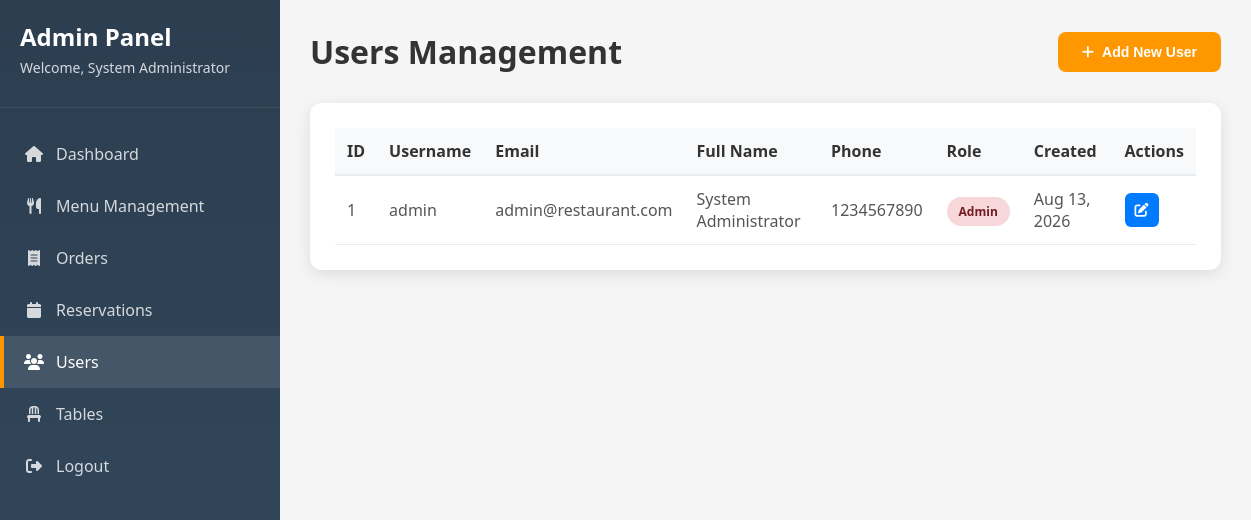
The page /admin/users.php (signed in) on the database its author committed.
### tables this page shows
CREATE TABLE IF NOT EXISTS users (
    id INT AUTO_INCREMENT PRIMARY KEY,
    username VARCHAR(50) UNIQUE NOT NULL,
    email VARCHAR(100) UNIQUE NOT NULL,
    password VARCHAR(255) NOT NULL,
    role ENUM('admin', 'customer', 'reception') NOT NULL,
    full_name VARCHAR(100),
    phone VARCHAR(20),
    created_at TIMESTAMP DEFAULT CURRENT_TIMESTAMP
);

### admin/users.php (the view, shortened to what this page needs)
<?php
require_once '../database.php';
$users = $conn->query("SELECT * FROM users ORDER BY created_at DESC");
?>
<!DOCTYPE html>
<html lang="en">
<head>
    <link rel="stylesheet" href="../index.css">
    <link rel="stylesheet" href="admin.css">
    <link rel="stylesheet" href="https://cdnjs.cloudflare.com/ajax/libs/font-awesome/6.7.2/css/all.min.css">
</head>
<body>
    <div class="admin-container">
        <div class="sidebar">
            <div class="sidebar-header">
                <h2>Admin Panel</h2>
                <p>Welcome, <?php echo $_SESSION['full_name']; ?></p>
            </div>
            <nav class="sidebar-nav">
                <a href="dashboard.php"><i class="fa-solid fa-home"></i> Dashboard</a>
                <a href="menu.php"><i class="fa-solid fa-utensils"></i> Menu Management</a>
                <a href="orders.php"><i class="fa-solid fa-receipt"></i> Orders</a>
                <a href="reservations.php"><i class="fa-solid fa-calendar"></i> Reservations</a>
                <a href="users.php" class="active"><i class="fa-solid fa-users"></i> Users</a>
                <a href="tables.php"><i class="fa-solid fa-chair"></i> Tables</a>
                <a href="../logout.php"><i class="fa-solid fa-sign-out-alt"></i> Logout</a>
            </nav>
        </div>
        <div class="main-content">
            <div class="header">
                <h1>Users Management</h1>
                <button class="btn-add" onclick="document.getElementById('addModal').style.display='block'">
                    <i class="fa-solid fa-plus"></i> Add New User
                </button>
            </div>
            <div class="users-table-container">
                <table class="users-table">
                    <thead>
                        <tr>
                            <th>ID</th>
                            <th>Username</th>
                            <th>Email</th>
                            <th>Full Name</th>
                            <th>Phone</th>
                            <th>Role</th>
                            <th>Created</th>
                            <th>Actions</th>
                        </tr>
                    </thead>
                    <tbody>
                        <?php while ($user = $users->fetch_assoc()): ?>
                        <tr>
                            <td><?php echo $user['id']; ?></td>
                            <td><?php echo $user['username']; ?></td>
                            <td><?php echo $user['email']; ?></td>
                            <td><?php echo $user['full_name']; ?></td>
                            <td><?php echo $user['phone']; ?></td>
                            <td><span class="role <?php echo $user['role']; ?>"><?php echo ucfirst($user['role']); ?></span></td>
                            <td><?php echo date('M j, Y', strtotime($user['created_at'])); ?></td>
                            <td>
                                <button class="btn-edit" onclick="editUser(<?php echo htmlspecialchars(json_encode($user)); ?>)">
                                    <i class="fa-solid fa-edit"></i>
                                </button>
                            </td>
                        </tr>
                        <?php endwhile; ?>
                    </tbody>
                </table>
            </div>
        </div>
    </div>
</body>
</html>

### index.css (style rules this page uses)
* { margin: 0; padding: 0; box-sizing: border-box; }
html { scroll-behavior: smooth; }
body { font-family: "Segoe UI", Tahoma, Geneva, Verdana, sans-serif; background: #fff8f0; color: #2d2d2d; overflow-x: hidden; }
a { text-decoration: none; }

### admin/admin.css (style rules this page uses)
* { margin: 0; padding: 0; box-sizing: border-box; }
body { font-family: 'Segoe UI', Tahoma, Geneva, Verdana, sans-serif; background: #f5f5f5; }
.admin-container { display: flex; min-height: 100vh; }
.sidebar { width: 280px; background: linear-gradient(180deg, #2c3e50 0%, #34495e 100%); color: white; padding: 20px 0; position: fixed; height: 100vh; overflow-y: auto; }
.sidebar-header { padding: 0 20px 30px; border-bottom: 1px solid rgba(255,255,255,0.1); margin-bottom: 20px; }
.sidebar-header h2 { font-size: 24px; margin-bottom: 5px; }
.sidebar-header p { font-size: 14px; opacity: 0.8; }
.sidebar-nav { display: flex; flex-direction: column; }
.sidebar-nav a { padding: 15px 20px; color: rgba(255,255,255,0.8); text-decoration: none; display: flex; align-items: center; gap: 12px; transition: all 0.3s; border-left: 4px solid transparent; }
.sidebar-nav a:hover, .sidebar-nav a.active { background: rgba(255,255,255,0.1); color: white; border-left-color: #ff9800; }
.sidebar-nav a i { width: 20px; text-align: center; }
.main-content { flex: 1; margin-left: 280px; padding: 30px; }
.header { display: flex; justify-content: space-between; align-items: center; margin-bottom: 30px; }
.header h1 { color: #333; font-size: 32px; }
.btn-add { background: #ff9800; color: white; border: none; padding: 12px 24px; border-radius: 8px; cursor: pointer; font-size: 14px; font-weight: 600; display: flex; align-items: center; gap: 8px; transition: all 0.3s; }
table { width: 100%; border-collapse: collapse; }
thead th { background: #f8f9fa; padding: 12px; text-align: left; font-weight: 600; color: #333; border-bottom: 2px solid #e9ecef; }
tbody td { padding: 12px; border-bottom: 1px solid #e9ecef; color: #555; }
.role { padding: 6px 12px; border-radius: 20px; font-size: 12px; font-weight: 600; }
.role.admin { background: #f8d7da; color: #721c24; }
.btn-edit, .btn-delete { flex: 1; padding: 10px; border: none; border-radius: 6px; cursor: pointer; font-size: 14px; font-weight: 600; transition: all 0.3s; display: flex; align-items: center; justify-content: center; gap: 5px; }
.btn-edit { background: #007bff; color: white; }
.orders-table-container, .users-table-container, .reservations-table-container { background: white; padding: 25px; border-radius: 12px; box-shadow: 0 4px 15px rgba(0,0,0,0.1); }
.orders-table, .users-table, .reservations-table { width: 100%; }

### rows shown on the page
users: id "1", username "admin", email "admin@restaurant.com", full_name "System Administrator", phone "1234567890", role "Admin", created_at "Aug 13, 2026"

### other values the page prints
$_SESSION['full_name'] "System Administrator"
